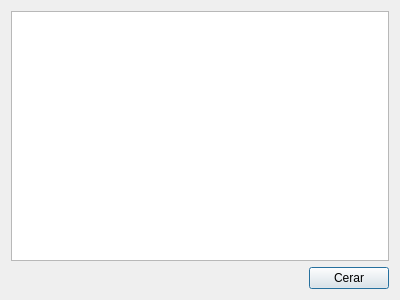
<?xml version="1.0" encoding="UTF-8"?>
<ui version="4.0">
 <class>MDatos</class>
 <widget class="QDialog" name="MDatos">
  <property name="geometry">
   <rect>
    <x>0</x>
    <y>0</y>
    <width>400</width>
    <height>300</height>
   </rect>
  </property>
  <property name="windowTitle">
   <string>Dialog</string>
  </property>
  <layout class="QGridLayout" name="gridLayout_2">
   <item row="0" column="0">
    <layout class="QGridLayout" name="gridLayout">
     <item row="1" column="1">
      <widget class="QPushButton" name="pushCerrar">
       <property name="text">
        <string>Cerar</string>
       </property>
      </widget>
     </item>
     <item row="1" column="0">
      <spacer name="horizontalSpacer">
       <property name="orientation">
        <enum>Qt::Horizontal</enum>
       </property>
       <property name="sizeHint" stdset="0">
        <size>
         <width>40</width>
         <height>20</height>
        </size>
       </property>
      </spacer>
     </item>
     <item row="0" column="0" colspan="2">
      <widget class="QListWidget" name="listWidget"/>
     </item>
    </layout>
   </item>
  </layout>
 </widget>
 <resources/>
 <connections>
  <connection>
   <sender>pushCerrar</sender>
   <signal>pressed()</signal>
   <receiver>MDatos</receiver>
   <slot>close()</slot>
   <hints>
    <hint type="sourcelabel">
     <x>349</x>
     <y>278</y>
    </hint>
    <hint type="destinationlabel">
     <x>199</x>
     <y>149</y>
    </hint>
   </hints>
  </connection>
 </connections>
</ui>
